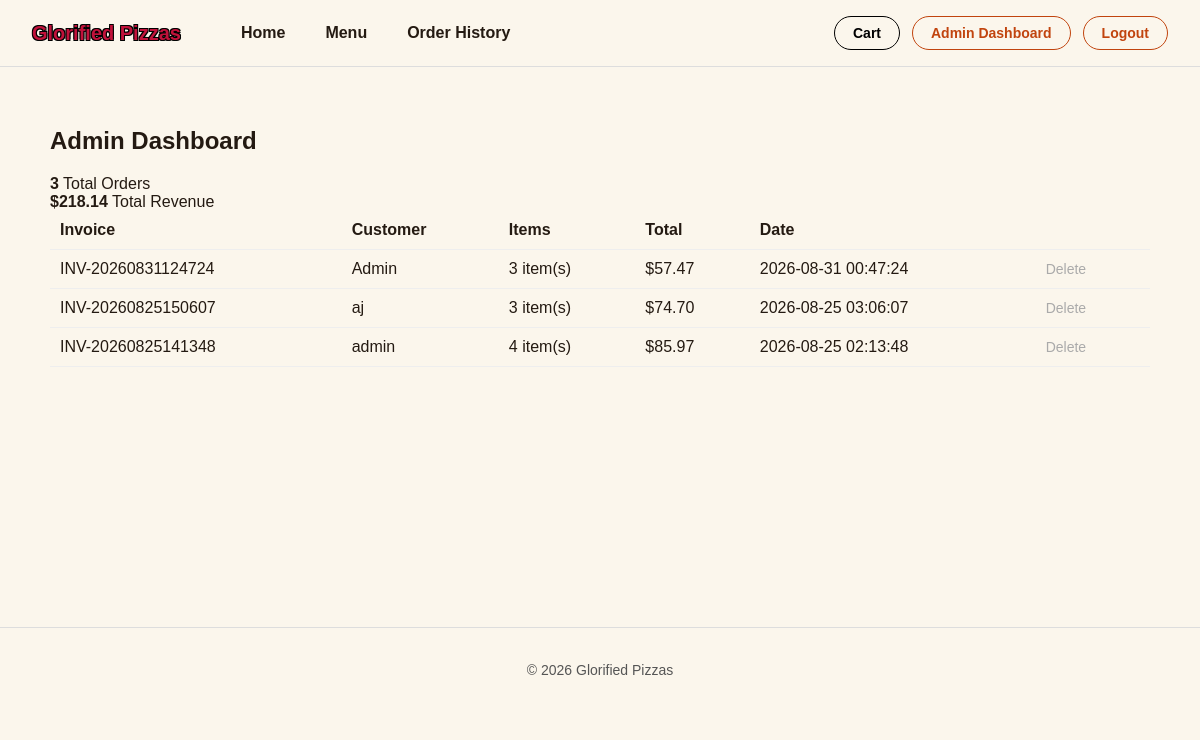
Before: /admin (signed in) with the older database file.
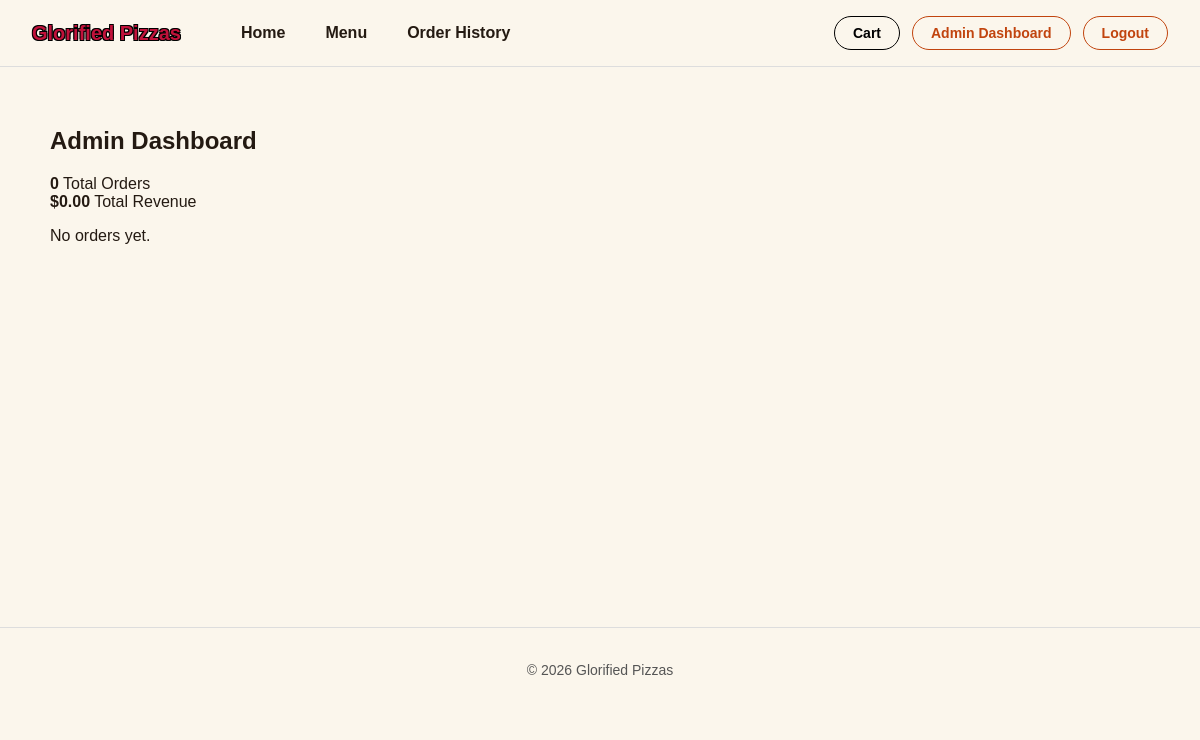
After: the same page with the newer database file.
### tables this page shows
CREATE TABLE orders (
                order_id INTEGER PRIMARY KEY AUTOINCREMENT,
                invoice_number TEXT,
                customer_name TEXT,
                cart_items TEXT,
                total REAL,
                date TIMESTAMP DEFAULT CURRENT_TIMESTAMP
            );

### AS91897-AS91896-main/app.py (the view)
@app.route('/admin')
def admin_dashboard():
    if not session.get('is_admin'):
        flash('Please log in to view the admin dashboard.')
        return redirect(url_for('login'))
    with sqlite3.connect('pizza_shop.db') as conn:
        cursor = conn.cursor()
        cursor.execute('SELECT * FROM orders ORDER BY order_id DESC')
        rows = cursor.fetchall()
    orders = []
    revenue = 0
    for row in rows:
        orders.append({
            'order_id': row[0],
            'invoice_number': row[1],
            'customer_name': row[2],
            'cart_items': json.loads(row[3]),
            'total': row[4],
            'date': row[5]
        })
        revenue += row[4]
    return render_template('admin.html', orders=orders, order_count=len(orders), revenue=revenue)

### AS91897-AS91896-main/templates/admin.html (shortened to what this page needs)
{% extends "base.html" %}
{% block content %}
<h2>Admin Dashboard</h2>
<div class="admin-stats">
    <div class="stat-box">
        <strong>{{ order_count }}</strong>
        <span>Total Orders</span>
    </div>
    <div class="stat-box">
        <strong>${{ "%.2f"|format(revenue) }}</strong>
        <span>Total Revenue</span>
    </div>
</div>
{% if not orders %}
<p>No orders yet.</p>
{% else %}
<table class="checkout-table">
    <thead>
        <tr>
            <th>Invoice</th>
            <th>Customer</th>
            <th>Items</th>
            <th>Total</th>
            <th>Date</th>
            <th></th>
        </tr>
    </thead>
    <tbody>
        {% for order in orders %}
        <tr>
            <td>{{ order.invoice_number }}</td>
            <td>{{ order.customer_name }}</td>
            <td>{{ order.cart_items|length }} item(s)</td>
            <td>${{ "%.2f"|format(order.total) }}</td>
            <td>{{ order.date }}</td>
            <td>
                <form action="{{ url_for('admin_delete_order', order_id=order.order_id) }}" method="POST">
                    <button type="submit" class="cart-remove-btn">Delete</button>
                </form>
            </td>
        </tr>
        {% endfor %}
    </tbody>
</table>
{% endif %}
{% endblock %}

### AS91897-AS91896-main/templates/base.html (shortened to what this page needs)
<!DOCTYPE html>
<html lang="en">
<head>
    <link rel="stylesheet" href="{{ url_for('static', filename='css/style.css') }}">
</head>
<body>
<header>
    <h1>Glorified Pizzas</h1>
    <nav>
        <a href="{{ url_for('home') }}">Home</a>
        <a href="{{ url_for('menu') }}">Menu</a>
        <a href="{{ url_for('order_history') }}">Order History</a>
    </nav>
    <div class="header-actions">
        <div class="cart">
            <a href="{{ url_for('checkout') }}">Cart</a>
        </div>
        {% if session.get('is_admin') %}
        <div class="admin-dashboard">
            <a href="{{ url_for('admin_dashboard') }}">Admin Dashboard</a>
        </div>
        <div class="logout">
            <a href="{{ url_for('logout') }}">Logout</a>
        </div>
        {% else %}
        <div class="login">
            <a href="{{ url_for('login') }}">Login</a>
        </div>
        {% endif %}
    </div>
</header>
<main>
    {% block content %}{% endblock %}
</main>
<footer>
    <p>&copy; 2026 Glorified Pizzas</p>
</footer>
</body>
</html>

### AS91897-AS91896-main/static/css/style.css (style rules this page uses)
body { margin: 0; font-family: Arial, sans-serif; background: #FBF6EC; color: #241A12; }
header { display: flex; align-items: center; justify-content: space-between; padding: 16px 32px; border-bottom: 1px solid #ddd; position: sticky; top: 0; z-index: 100; background: #FBF6EC; transition: background-color 0.25s ease, backdrop-filter 0.25s ease, border-color 0.25s ease; }
nav { display: flex; gap: 20px; margin-left: 40px; margin-right: auto; }
header h1 { font-size: 20px; margin: 0; color: #C1123B; font-weight: bold; text-shadow: 1px 1px 0 #000, -1px -1px 0 #000, 1px -1px 0 #000, -1px 1px 0 #000; transition: opacity 0.25s ease; }
nav a { margin-left: 20px; text-decoration: none; color: #241A12; font-weight: bold; transition: opacity 0.25s ease; }
.header-actions { display: flex; align-items: center; gap: 12px; flex-shrink: 0; }
.cart a { display: flex; align-items: center; gap: 6px; background: transparent; border: 1px solid #000; color: #000; padding: 8px 18px; border-radius: 999px; text-decoration: none; font-weight: bold; font-size: 14px; transition: opacity 0.25s ease; }
.logout a { border: 1px solid #C1440E; color: #C1440E; padding: 8px 18px; border-radius: 999px; text-decoration: none; font-weight: bold; font-size: 14px; transition: opacity 0.25s ease; }
.admin-dashboard a { border: 1px solid #C1440E; color: #C1440E; padding: 8px 18px; border-radius: 999px; text-decoration: none; font-weight: bold; font-size: 14px; transition: opacity 0.25s ease; }
main { max-width: 1100px; margin: 0 auto; padding: 40px 32px; min-height: 60vh; }
footer { border-top: 1px solid #ddd; text-align: center; padding: 20px; font-size: 14px; color: #555; }

Changed rows visible on the page:
removed orders: invoice_number "INV-20260831124724", customer_name "Admin", cart_items|length "3", total "57.47", date "2026-08-31 00:47:24"
removed orders: invoice_number "INV-20260825150607", customer_name "aj", cart_items|length "3", total "74.70", date "2026-08-25 03:06:07"
removed orders: invoice_number "INV-20260825141348", customer_name "admin", cart_items|length "4", total "85.97", date "2026-08-25 02:13:48"
Other visible differences:
{{ order_count }}: "3" → "0"
{{ "%.2f"|format(revenue) }}: "218.14" → "0.00"
text no longer shown: "Invoice Customer Items Total Date"
text now shown: "No orders yet."
